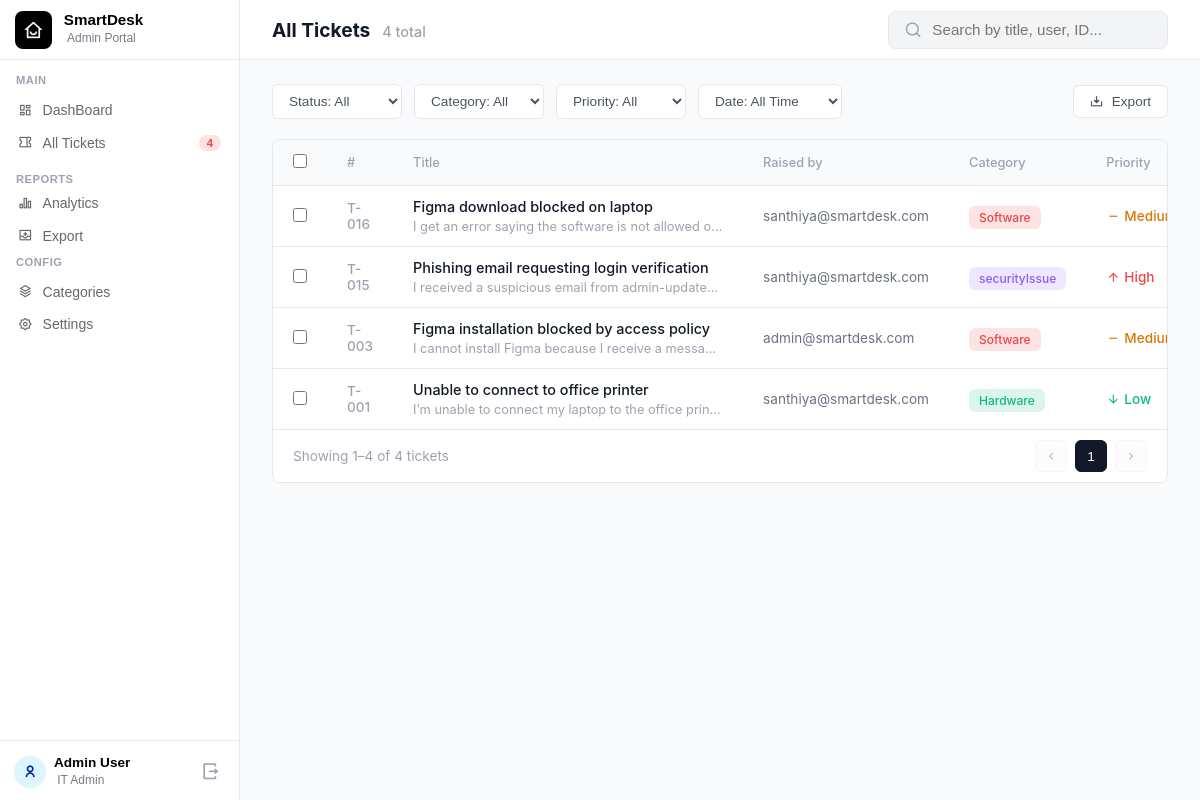
Screenshot of /mytickeadminside (signed in) with the database file from the repository.
### main.py (models this page shows)
class Ticket(db.Model):
    id = db.Column(db.Integer, primary_key=True)
    email = db.Column(db.String(100), nullable=False)
    title = db.Column(db.String(200), nullable=False)
    description = db.Column(db.Text, nullable=False)
    category = db.Column(db.String(50), nullable=False)
    priority = db.Column(db.String(20), nullable=False)
    status = db.Column(db.String(20), nullable=False, default='Open')
    created_at = db.Column(db.DateTime, default=datetime.now)
    proceeding_started = db.Column(db.DateTime, nullable=True)
    resolved_at = db.Column(db.DateTime, nullable=True)
    session_id = db.Column(db.String(100), nullable=True)

### main.py (the view, shortened to what this page needs)
@app.route('/mytickeadminside')
def myticketadminside():
    if session.get('role') != 'admin':
        return redirect(url_for('admin_login'))
    active_cats = get_active_category_names()
    query = Ticket.query.filter(Ticket.category.in_(active_cats))
    status_filter = request.args.get('status', 'All')
    category_filter = request.args.get('category', 'All')
    priority_filter = request.args.get('priority', 'All')
    date_filter = request.args.get('date', 'All')
    if status_filter != 'All':
        query = query.filter(Ticket.status == status_filter)
    if category_filter != 'All':
        query = query.filter(Ticket.category == category_filter)
    if priority_filter != 'All':
        query = query.filter(Ticket.priority == priority_filter)
    db_categories = get_active_categories()
    category_colors = {cat.name.lower(): cat.color for cat in db_categories}
    filtered_tickets = query.order_by(Ticket.created_at.desc()).all()
    total_tickets = Ticket.query.filter(Ticket.category.in_(active_cats)).count()
    return render_template(
        'MyTicketAdminSide.html',
        tickets=filtered_tickets,
        total=total_tickets,
        db_categories=db_categories,
        category_colors=category_colors
    )

### main.py (called while the page is built)
def get_active_categories():
    deleted_names = [d.name for d in DeletedCategory.query.all()]
    return [cat for cat in Category.query.all() if cat.name not in deleted_names]

def get_active_category_names():
    deleted_names = [d.name for d in DeletedCategory.query.all()]
    return [cat.name for cat in Category.query.all() if cat.name not in deleted_names]

### templates/MyTicketAdminSide.html (shortened to what this page needs)
{% extends "AdminSideMacron.html" %}
{% block extra_css %}
    <link rel="stylesheet" href="{{ url_for('static', filename='css/MyTicketAdminSide.css') }}">
{% endblock %}
{% block content %}
<div class="dashboard-wrapper">
    <div class="dash-header">
        <div class="dash-title">
            <h2>All Tickets</h2>
            <span class="subtitle">{{ tickets | length }} total</span>
        </div>
        <div class="dash-actions">
            <div class="search-bar">
                <i class="ri-search-line"></i>
                <input type="text" placeholder="Search by title, user, ID...">
            </div>
        </div>
    </div>
    <div class="main-content-container">
        <div class="table-actions-row">
            <div class="filter-section">
                <div class="filter-group">
                    <select id="status-filter" name="status">
                        <option value="All" {% if request.args.get('status') == 'All' or not request.args.get('status') %}selected{% endif %}>Status: All</option>
                    </select>
                </div>
                <div class="filter-group">
                    <select id="category-filter" name="category">
                        <option value="All" {% if request.args.get('category') == 'All' or not request.args.get('category') %}selected{% endif %}>Category: All</option>
                    </select>
                </div>
                <div class="filter-group">
                    <select id="priority-filter" name="priority">
                        <option value="All" {% if request.args.get('priority') == 'All' or not request.args.get('priority') %}selected{% endif %}>Priority: All</option>
                    </select>
                </div>
                <div class="filter-group">
                    <select id="date-filter" name="date">
                        <option value="All" {% if request.args.get('date') == 'All' or not request.args.get('date') %}selected{% endif %}>Date: All Time</option>
                    </select>
                </div>
            </div>
            <div class="action-buttons">
                <button type="button" class="btn-secondary" onclick="window.location.href='{{ url_for('admin_export') }}'">
                    <i class="ri-download-2-line"></i> Export
                </button>
            </div>
        </div>
        <div class="table-container">
            <table class="emp-ticket-table">
                <thead>
                    <tr>
                        <th width="3%"><input type="checkbox" id="selectAll"></th>
                        <th width="8%">#</th>
                        <th width="32%">Title</th>
                        <th width="17%">Raised by</th>
                        <th width="10%">Category</th>
                        <th width="10%">Priority</th>
                    </tr>
                </thead>
                <tbody class="table-body">
                    {% for ticket in tickets %}
                    <tr class="ticket-row"
                        data-status="{{ ticket.status }}"
                        data-category="{{ ticket.category }}"
                        data-priority="{{ ticket.priority }}"
                        data-date="{{ ticket.created_at.isoformat() if ticket.created_at else '' }}">
                        <td><input type="checkbox" class="ticket-checkbox"></td>
                        <td class="t-id">T-{{ "%03d" | format(ticket.id) }}</td>
                        <td class="t-title-col">
                            <div class="t-title">{{ ticket.title }}</div>
                            <div class="t-desc">{{ ticket.description }}</div>
                        </td>
                        <td class="t-email">{{ ticket.email }}</td>
                        <td>
                            {% set cat_key = ticket.category|lower %}
                            {% set cat_color = category_colors.get(cat_key, '#4b5563') %}
                            <span class="cat-badge" style="color: {{ cat_color }}; background-color: {{ cat_color }}26;">
                                {{ ticket.category }}
                            </span>
                        </td>
                        <td>
                            {% if ticket.priority|lower == 'high' %}
                                <span class="priority p-high"><i class="ri-arrow-up-line"></i> High</span>
                            {% elif ticket.priority|lower == 'medium' %}
                                <span class="priority p-med"><i class="ri-subtract-line"></i> Medium</span>
                            {% else %}
                                <span class="priority p-low"><i class="ri-arrow-down-line"></i> Low</span>
                            {% endif %}
                        </td>
                    </tr>
                    {% endfor %}
                </tbody>
            </table>
            <div class="pagination-footer">
                <span class="page-info" id="pagination-info">Showing tickets</span>
                <div class="page-controls">
                    <button class="page-btn" id="prev-btn" onclick="changePage(-1)"><i class="ri-arrow-left-s-line"></i></button>
                    <button class="page-btn active" id="current-page-btn">1</button>
                    <button class="page-btn" id="next-btn" onclick="changePage(1)"><i class="ri-arrow-right-s-line"></i></button>
                </div>
            </div>
        </div>
    </div>
</div>
{% endblock %}

### static/css/AdminSideMacron.css (style rules this page uses)
body { margin: 0; font-family: 'Inter', system-ui, -apple-system, BlinkMacSystemFont, "Segoe UI", Roboto, sans-serif; }

### static/css/MyTicketAdminSide.css (style rules this page uses)
* { box-sizing: border-box; margin: 0; padding: 0; }
.dashboard-wrapper { background-color: #f9fafb; min-height: 100vh; font-family: 'Inter', system-ui, -apple-system, BlinkMacSystemFont, "Segoe UI", Roboto, sans-serif; color: #000000; width: 100%; }
.dash-header { display: flex; justify-content: space-between; align-items: center; background-color: white; padding: 7px 32px; border-bottom: 1px solid #e5e7eb; height: 60px; flex-shrink: 0; }
.dash-title { display: flex; flex-direction: row; align-items: baseline; gap: 12px; }
.dash-title h2 { margin: 0px; font-size: 1.2rem; font-weight: 650; color: #111827; }
.subtitle { font-size: 0.9rem; color: #9ca3af; font-weight: 500; }
.dash-actions { display: flex; flex-direction: row; gap: 15px; }
.search-bar { display: flex; flex-direction: row; align-items: center; background: #f3f4f6; border: 1px solid #e5e7eb; border-radius: 8px; padding: 8px 15px; width: 280px; }
.search-bar i { color: #9ca3af; margin-right: 10px; font-size: 1.1rem; }
.search-bar input { background: transparent; border: none; outline: none; width: 100%; font-size: 0.95rem; color: #4b5563; }
.main-content-container { padding: 24px 32px; }
.table-actions-row { display: flex; justify-content: space-between; align-items: center; margin-bottom: 20px; }
.filter-section { display: flex; gap: 12px; }
.filter-group select { padding: 8px 12px; border-radius: 6px; border: 1px solid #e5e7eb; background-color: white; color: #4b5563; font-size: 0.85rem; outline: none; cursor: pointer; min-width: 130px; }
.action-buttons { display: flex; gap: 10px; }
.btn-secondary { background-color: white; color: #4b5563; border: 1px solid #e5e7eb; border-radius: 6px; padding: 8px 16px; font-size: 0.85rem; font-weight: 500; cursor: pointer; display: flex; align-items: center; gap: 8px; transition: all 0.2s; }
.table-container { background-color: rgb(255, 255, 255); border: 1px solid #e5e7eb; border-radius: 8px; display: flex; flex-direction: column; overflow: hidden; }
.emp-ticket-table { width: 100%; border-collapse: collapse; text-align: left; }
.emp-ticket-table th { padding: 14px 20px; font-size: 0.8rem; color: #9ca3af; font-weight: 500; border-bottom: 1px solid #e5e7eb; background-color: #f9fafb; }
.emp-ticket-table td { padding: 12px 20px; border-bottom: 1px solid #e5e7eb; vertical-align: middle; }
.emp-ticket-table tbody tr:last-child td { border-bottom: none; }
.emp-ticket-table input[type="checkbox"] { cursor: pointer; width: 14px; height: 14px; }
.t-id { color: #9ca3af; font-size: 0.85rem; font-weight: 500; }
.t-title-col { max-width: 350px; }
.t-title { color: #111827; font-weight: 500; font-size: 0.9rem; margin-bottom: 4px; }
.t-desc { color: #9ca3af; font-size: 0.8rem; white-space: nowrap; overflow: hidden; text-overflow: ellipsis; }
.t-email { color: #6b7280; font-size: 0.85rem; }
.priority { display: flex; align-items: center; gap: 4px; font-size: 0.85rem; font-weight: 500; }
.p-high { color: #ef4444; }
.p-med { color: #d97706; }
.p-low { color: #10b981; }
.cat-badge { padding: 4px 10px; border-radius: 6px; font-size: 0.75rem; font-weight: 500; white-space: nowrap; }
.pagination-footer { display: flex; justify-content: space-between; align-items: center; padding: 10px 20px; border-top: 1px solid #e5e7eb; background-color: white; }
.page-info { font-size: 0.85rem; color: #9ca3af; }
.page-controls { display: flex; gap: 8px; }
.page-btn { background-color: white; border: 1px solid #e5e7eb; color: #4b5563; width: 32px; height: 32px; border-radius: 6px; cursor: pointer; font-size: 0.85rem; font-weight: 500; display: flex; align-items: center; justify-content: center; transition: all 0.2s; }
.page-btn.active { background-color: #111827; color: white; border-color: #111827; }
.page-btn:disabled { opacity: 0.4; cursor: not-allowed; background-color: #f9fafb; }

### rows the page displays
Ticket: id "016", title "Figma download blocked on laptop", description "I get an error saying the software is not allowed o…", email "santhiya@smartdesk.com", category "Software", priority "Medium" (drawn)
Ticket: id "015", title "Phishing email requesting login verification", description "I received a suspicious email from admin-update…", email "santhiya@smartdesk.com", category "securityIssue", priority "High" (drawn)
Ticket: id "003", title "Figma installation blocked by access policy", description "I cannot install Figma because I receive a messa…", email "admin@smartdesk.com", category "Software", priority "Medium" (drawn)
Ticket: id "001", title "Unable to connect to office printer", description "I’m unable to connect my laptop to the office prin…", email "santhiya@smartdesk.com", category "Hardware", priority "Low" (drawn)

### other values shown
{{ total }} "4"
{{ tickets | length }} "4"
